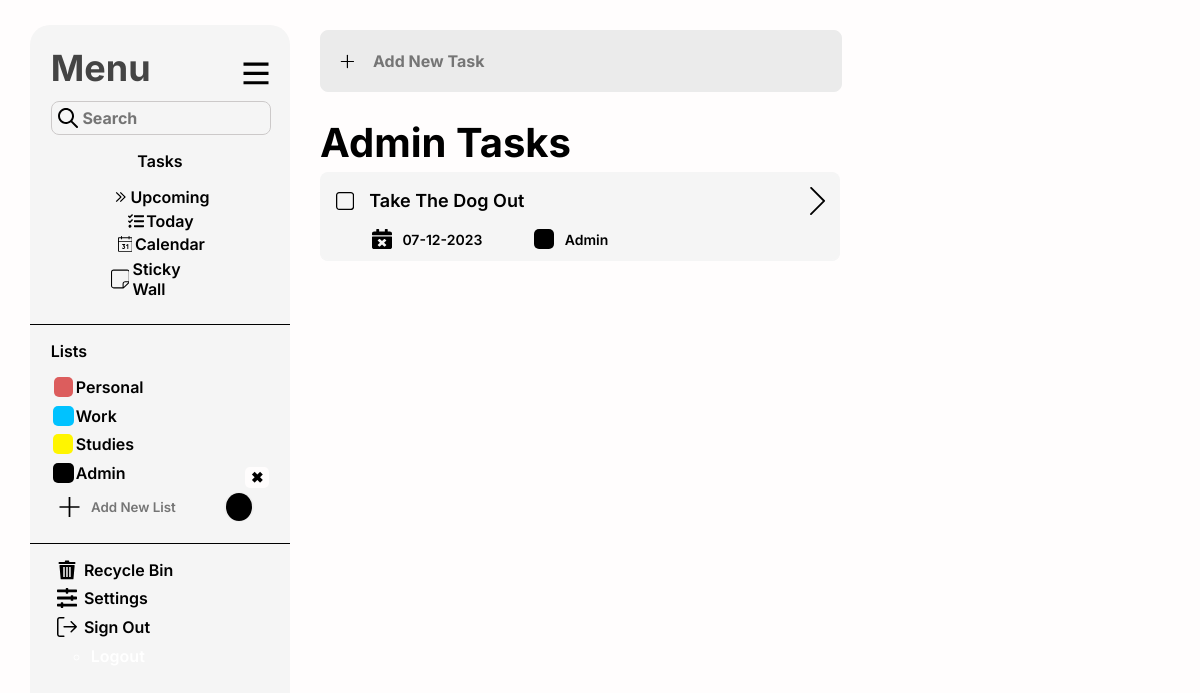
Page /index/todo_page/Admin (signed in) on the committed database.
### playground/models.py (models this page shows, shortened)
class List(models.Model):
    user = models.ForeignKey(User, on_delete=models.CASCADE)
    ListName = models.CharField(default='Personal',max_length=10)
    svgColor = models.CharField(default='black',max_length=10)

class Todo(models.Model):
    user = models.ForeignKey(User, on_delete=models.CASCADE)
    date_created = models.DateField()
    due_date = models.DateField(default='0000-00-00')
    task_Text = models.CharField(max_length=50)
    task_Descr = models.CharField(default='Default Decription',max_length=150)
    task_List = models.ForeignKey(List,to_field='id',on_delete=models.CASCADE)
    task_Progress = models.CharField(default='Incomplete',max_length=15)
    isDone = models.BooleanField(default=False)
    is_in_recycle_bin = models.BooleanField(default=False)

### playground/views.py (the view)
# urls.py: path('index/todo_page/<str:ListName>', views.view_List, name="viewList_page"),
@login_required
def view_List(request, ListName):
    user = request.user
    list_dict = load_Lists(user)
    modifications = ModificationHistory.objects.filter(user=user).order_by('-modification_date')
    listObj = get_object_or_404(List, user=user, ListName=ListName)
    listTasks = Todo.objects.filter(user=user,task_List=listObj)
    return render(request, 'List.html', {'list_dict':list_dict,'modifications':modifications, 'List':listObj, 'listTasks':listTasks})

### playground/views.py (called while the page is built)
def load_Lists(user):
    Curr_Lists = List.objects.filter(user=user)
    list_dict  = {}
    for list_obj in Curr_Lists:
        list_dict[list_obj.ListName] = list_obj.svgColor
    return list_dict

### playground/templates/List.html (shortened to what this page needs)
{% extends 'base_layout.html' %}
{% load static %}
{% block Active %}
<div class="Active">
  <div class="AddNewTask">
          <input placeholder="Add New Task">
  </div>
        <h1 class="Title">{{List.ListName}} Tasks</h1>
        <div class="Upcoming-Tasks">
          {% for task in listTasks %}
          {% if not task.is_in_recycle_bin %}
          <div class="Upcoming-Task" id="Upcoming-Task" task_id="{{task.pk}}">
            <div class="taskFrow">
              {% if task.isDone %}
              <svg id="isDone-Icon" class="isDone-Icon" task_id="{{task.pk}}" xmlns="http://www.w3.org/2000/svg" width="20" height="20" viewBox="0 0 20 20" fill="none">
                  <path d="M3.53811 0C1.59417 0 0 1.58715 0 3.54143L0 16.4586C0 18.4129 1.59417 20 3.53811 20H16.4619C18.4058 20 20 18.4129 20 16.4586V3.54143C20 1.58715 18.4058 0 16.4619 0L3.53811 0ZM3.53811 1.42286H16.4619C17.6569 1.42286 18.5884 2.35715 18.5884 3.54143V16.4586C18.5884 17.6429 17.6569 18.5771 16.4619 18.5771H3.53811C3.25981 18.5819 2.9834 18.5305 2.72503 18.4261C2.46665 18.3217 2.23151 18.1662 2.03344 17.9689C1.83538 17.7716 1.67843 17.5364 1.57164 17.277C1.46485 17.0177 1.41043 16.7394 1.4116 16.4586V3.54143C1.4116 2.35715 2.34315 1.42286 3.53811 1.42286Z" fill="#9EFF00"/>
                  <path d="M8.01851 14.6496L4.17326 10.8044C3.94225 10.5734 3.94225 10.1988 4.17326 9.96776L5.00986 9.13114C5.24087 8.9001 5.61546 8.9001 5.84647 9.13114L8.43682 11.7215L13.985 6.17326C14.2161 5.94225 14.5906 5.94225 14.8217 6.17326L15.6583 7.00988C15.8893 7.24089 15.8893 7.61546 15.6583 7.8465L8.85513 14.6496C8.62409 14.8807 8.24952 14.8807 8.01851 14.6496Z" fill="#9EFF00"/>
              </svg>
              {% else %}
              <svg id="isDone-Icon" class="isDone-Icon" task_id="{{task.pk}}" xmlns="http://www.w3.org/2000/svg" width="20" height="20" viewBox="0 0 20 20" fill="none">
                <path d="M3.53811 0C1.59417 0 0 1.58715 0 3.54143L0 16.4586C0 18.4129 1.59417 20 3.53811 20H16.4619C18.4058 20 20 18.4129 20 16.4586V3.54143C20 1.58715 18.4058 0 16.4619 0L3.53811 0ZM3.53811 1.42286H16.4619C17.6569 1.42286 18.5884 2.35715 18.5884 3.54143V16.4586C18.5884 17.6429 17.6569 18.5771 16.4619 18.5771H3.53811C3.25981 18.5819 2.9834 18.5305 2.72503 18.4261C2.46665 18.3217 2.23151 18.1662 2.03344 17.9689C1.83538 17.7716 1.67843 17.5364 1.57164 17.277C1.46485 17.0177 1.41043 16.7394 1.4116 16.4586V3.54143C1.4116 2.35715 2.34315 1.42286 3.53811 1.42286Z" />
              </svg>
              {% endif %}
              <div class="task_txt_div" data-task-id="{{task.pk}}">
                <p class="task-txt" style="font-size: 18px;">{{ task.task_Text }}</p>
              </div>
            </div>
              <div class="infoSup-div">
                <p class="infoSup-txts">{{ task.due_date|date:'d-m-Y' }}</p>
                  <div class="infoSup-Icons" style="width: 20px;height: 20px;border-radius: 5px;background: #00C2FF;"></div>
                  <p class="infoSup-txts">{{ List.ListName }}</p>
              </div>
          </div>
          {% endif %}
          {% endfor %}
        </div>
</div>
{% endblock %}

### playground/templates/base_layout.html (shortened to what this page needs)
<!DOCTYPE html>
<html lang="en">
  <head>
    {% load static %}
    <link rel="stylesheet" href="{% static 'MainLight.css' %}" />
    <link
      rel="stylesheet"
      href="//code.jquery.com/ui/1.12.1/themes/base/jquery-ui.css"
    />
  </head>
  <body>
    <div class="container">
      <div class="LeftBarBG">
        <div class="LeftBarContent">
          <div class="Menu">
            <p>Menu</p>
            <svg
              class="menu-icon"
              xmlns="http://www.w3.org/2000/svg"
              width="26"
              height="23"
              viewBox="0 0 26 23"
              fill="none"
            >
              <path
                d="M0.501953 0.5V3.625H25.502V0.5H0.501953ZM0.501953 9.78125V12.9063H25.502V9.78125H0.501953ZM0.501953 19.1563V22.2813H25.502V19.1563H0.501953Z"
              />
            </svg>
          </div>
          <div class="Search-Bar">
            <input placeholder="Search" />
          </div>
          <div class="Tasks">
            <ul class="Tasks-List">
              <p>Tasks</p>
              <li class="li-elements">
                <a href="{% url 'upcoming_page' %}" {% block Selected_Upcoming %}{% endblock %}>
                  Upcoming</a
                >
              </li>
              <li class="li-elements" >
                <a href="{% url 'today_page' %}" {% block Selected_Today %}{% endblock %}>
                  Today</a
                >
              </li>
              <li class="li-elements">
                <a href="{% url 'calendar_page' %}" {% block Selected_Calendar %}{% endblock %}>
                  Calendar</a
                >
              </li>
              <li class="li-elements" >
                <a href="{% url 'stickywall_page' %}" {% block Selected_StickyWall %}{% endblock %}>
                    Sticky Wall</a
                >
              </li>
            </ul>
          </div>
        </div>
        <div class="Line"></div>
        <div class="LeftBarContent2">
          <div class="Lists">
            <ul class="Lists-List" id="Lists-List">
              <p>Lists</p>
              <li class="li-elements" id="List-Info" >
                <a href="{% url 'viewList_page' 'Personal' %}"><svg class="Lists-Icons" style="background: #dc5d5d"></svg>Personal</a>
              </li>
              <li class="li-elements" id="List-Info" >
                <a href="{% url 'viewList_page' 'Work' %}"><svg class="Lists-Icons" style="background: #00c2ff"></svg>Work</a>
              </li>
              <li class="li-elements" id="List-Info" >
                <a href="{% url 'viewList_page' 'Studies' %}"><svg class="Lists-Icons" style="background: #fff500"></svg>Studies</a>
              </li>
              {% for ListName, svgColor in list_dict.items %}
              {% if ListName != 'Personal' and ListName != 'Work' and ListName != 'Studies' %}
              <li class="li-elements" id="List-Info" >
                <a href="{% url 'viewList_page' ListName %}"><svg class="Lists-Icons" style="background: {{svgColor}};"></svg>{{ListName}}</a>
                  <form method="post" action="{% url 'delete_List' ListName %}">
                    <button class="delete-button" type="submit">✖</button>
                  </form>
              </li>
              {% endif %}
              {% endfor %}
              <li class="li-elements" id="List-Add">
                <div class="AddNewList-Div">
                  <svg class="Lists-Icons" xmlns="http://www.w3.org/2000/svg" width="20" height="20" viewBox="0 0 20 20" fill="none">
                    <path
                    d="M20.002 9.13043H10.8715V0L9.13239 0V9.13043H0.00195313L0.00195313 10.8696H9.13239V20H10.8715V10.8696H20.002V9.13043Z"/>
                  </svg>
                  <input type="text" id="AddNewList" class="AddNewList" onkeydown="HandleKeyPress(event)" placeholder="Add New List" maxlength="10" rows="1" cols="9" >
                  <input type="color" id="colorPicker" name="colorPicker">
              </li>
            </ul>
          </div>
        </div>
        <div class="Line"></div>
        <div class="LeftBarContent3">
          <div class="Options">
            <ul class="Options-List">
                <li  class="li-elements" >
                    <a href="{% url 'RecycleBin_page' %}" {% block Selected_RecycleBin %}{% endblock %}>
                          Recycle Bin
                    </a>
                  </li>
              <li  class="li-elements" id="options-trigger" >
                <a href="#" {% block Selected_Settings %}{% endblock %}>
                    Settings
                </a>
              </li>
              <li  class="li-elements">
                <a>
                    Sign Out</a
                >
                <ul>
                {%if user.is_authenticated%}
                <li class="nav-item">
                  <a class="nav-link" href="{% url 'logout_page'%}" style="color:#fff;">Logout</a>
                </li>
                {%endif%}
          </div>
        </div>
      </div>
{% block Active %}{% endblock %}
    </div>
  </body>
</html>

### rows in the picture
List: list_dict "Admin", ListName "Admin"
Todo: task_Text "Take The Dog Out", due_date "07-12-2023"
